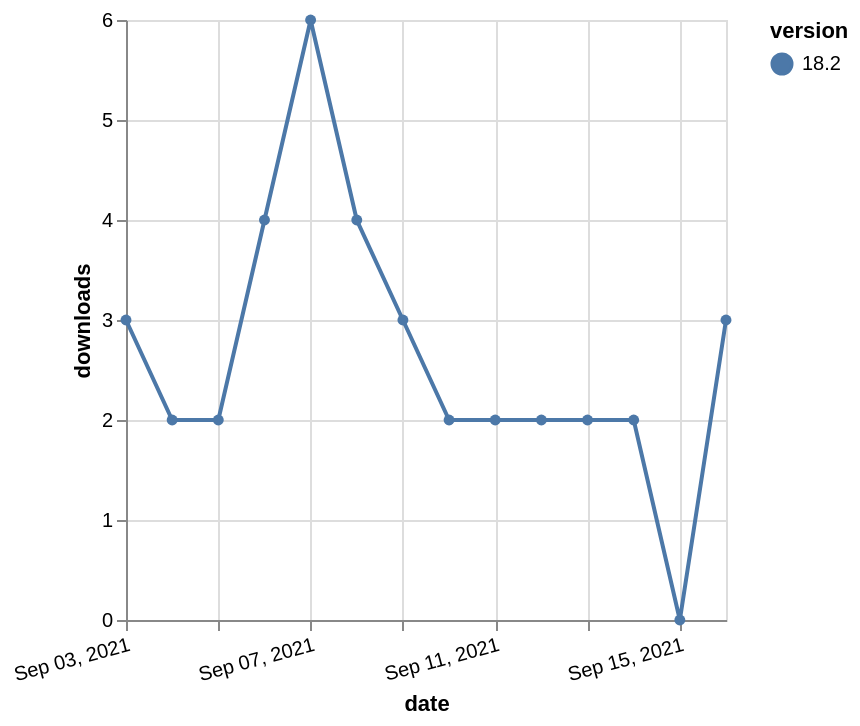

Express this chart as Vega-Lite.
### Vega-Lite specification from a JSON file in a GitHub repository (floating-point values rounded to 4 significant figures)
{"$schema": "https://vega.github.io/schema/vega-lite/v5.json", "description": "A simple bar chart with embedded data.", "data": {"values": [{"date": "2021-09-03", "total": 3504, "delta": 3, "version": "18.2"}, {"date": "2021-09-04", "total": 3506, "delta": 2, "version": "18.2"}, {"date": "2021-09-05", "total": 3508, "delta": 2, "version": "18.2"}, {"date": "2021-09-06", "total": 3512, "delta": 4, "version": "18.2"}, {"date": "2021-09-07", "total": 3518, "delta": 6, "version": "18.2"}, {"date": "2021-09-08", "total": 3522, "delta": 4, "version": "18.2"}, {"date": "2021-09-09", "total": 3525, "delta": 3, "version": "18.2"}, {"date": "2021-09-10", "total": 3527, "delta": 2, "version": "18.2"}, {"date": "2021-09-11", "total": 3529, "delta": 2, "version": "18.2"}, {"date": "2021-09-12", "total": 3531, "delta": 2, "version": "18.2"}, {"date": "2021-09-13", "total": 3533, "delta": 2, "version": "18.2"}, {"date": "2021-09-14", "total": 3535, "delta": 2, "version": "18.2"}, {"date": "2021-09-15", "total": 3535, "delta": 0, "version": "18.2"}, {"date": "2021-09-16", "total": 3538, "delta": 3, "version": "18.2"}]}, "width": "container", "mark": {"type": "line", "point": {"filled": true}}, "encoding": {"x": {"field": "date", "type": "temporal", "timeUnit": "yearmonthdate", "title": "date", "axis": {"labelAngle": -15}}, "y": {"field": "delta", "type": "quantitative", "title": "downloads"}, "color": {"field": "version", "type": "nominal"}, "tooltip": {"field": "delta"}}}
